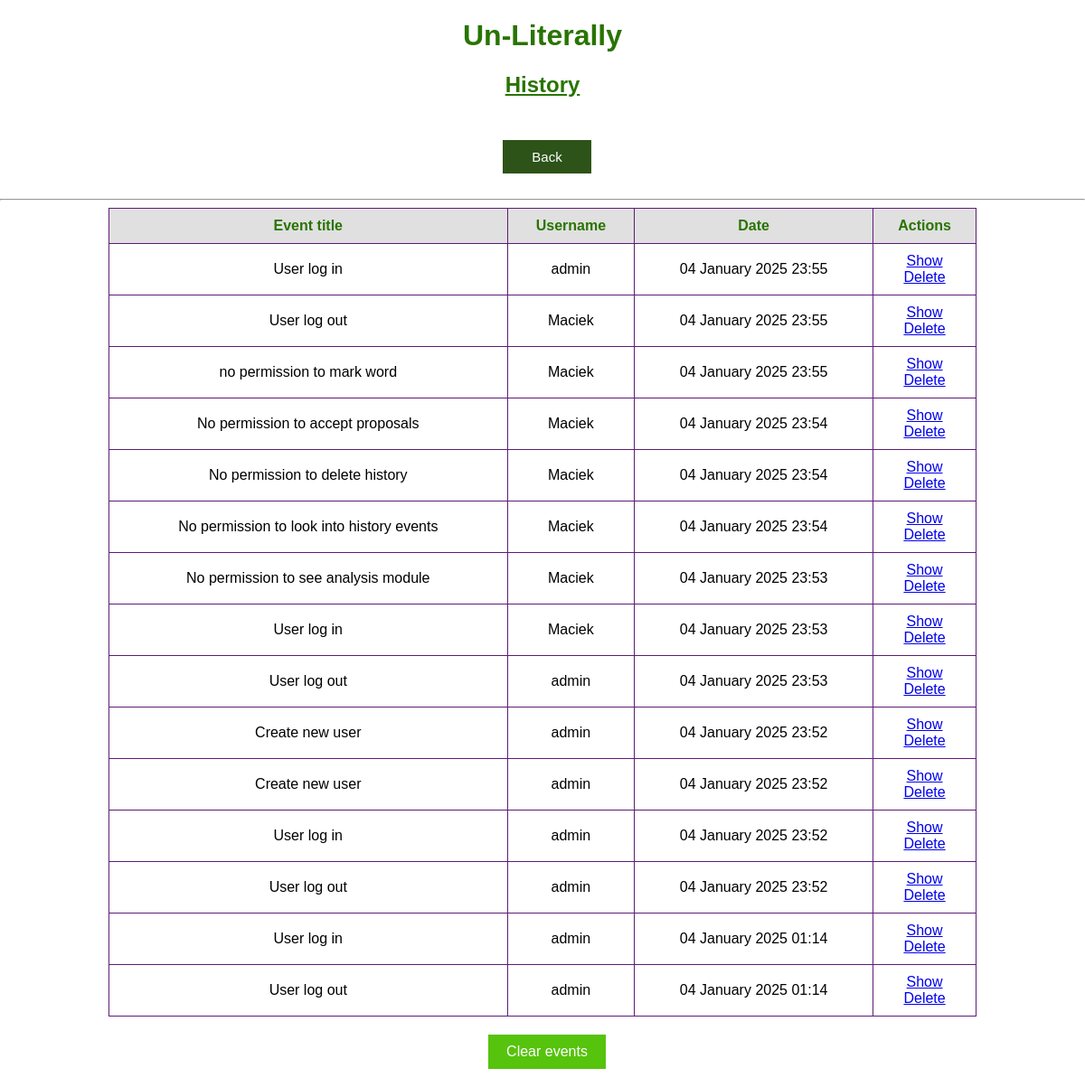
The app's page /history (signed in) with its own data.
### app.py (models this page shows)
class History(db.Model):
    id = db.Column(db.Integer, primary_key=True)
    flag = db.Column(db.String(3), db.ForeignKey('flags.name'))
    date = db.Column(db.DateTime, default=datetime.utcnow)
    title = db.Column(db.String(5000), nullable=False)
    description = db.Column(db.String(5000), nullable=True)
    user = db.Column(db.String(50), nullable=False)

### app.py (the view)
@app.route('/history', methods=['GET'])
@login_required
def history():
    if 1 == current_user.role_id:
        try:
            events = History.query.order_by(History.date.desc()).all()
            return render_template('history.html', events=events)
        except Exception as e:
            title = 'There was an issue getting events'
            log_events(flag='ER?', title=title, description=e)
            return render_template('error_page.html', message=title)
    else:
        title = 'permission to look into history'
        log_events(flag='ER!', title=f'No {title}', description=None)
        return render_template('error_page.html', message=f'You dont have {title}')

### app.py (called while the page is built)
@login_manager.user_loader
def load_user(user_id):
    return User.query.get(user_id)

### templates/history.html (shortened to what this page needs)
{% extends 'base.html' %}
{% block body %}
<div class="name">
    <h1 style="text-align: center; color: #297400; font-family: Arial; font-weight: bold;">Un-Literally</h1>
    <h2 style="text-align: center; color: #297400; text-decoration: underline; font-family: Arial; font-weight: bold;">History</h2>
</div>
<div>
    <div class="container_column">
        <button class="back_button" onclick="window.location='/menu'" style="margin-left: 10px;">Back</button>
    </div>
    <hr>
    <div class="container_row">
        {% if events|length < 1 %}
            <h4 style="text-align: center;">There is no history saved</h4>
        {% else %}
            <table>
                <tr>
                    <th>Event title</th>
                    <th>Username</th>
                    <th>Date</th>
                    <th>Actions</th>
                </tr>
                {% for event in events %}
                    <tr>
                        <td>{% if event.title|length > 150 %}
                            {{ event.title[:150] + ' ...' }}
                        {% else %}
                            {{ event.title }}
                        {% endif %}
                        </td>
                        <td>{{ event.user }}</td>
                        <td>{{ event.date.strftime("%d %B %Y %H:%M") }}</td>
                        <td>
                            <a href="/show/event_{{event.id}}">Show</a>
                            <br>
                            <a href="/delete/event_{{event.id}}">Delete</a>
                        </td>
                    </tr>
                {% endfor %}
            </table>
        {% endif %}
    </div>
</div>
<div class="container_column">
    <button class="accept_button" onclick="window.location='/delete/events'" style="margin-left: 10px;">Clear events</button>
</div>
{% endblock %}

### templates/base.html (shortened to what this page needs)
<!DOCTYPE html>
<html lang="en">
    <head>
        <link rel="stylesheet" href="{{ url_for('static', filename='css/main.css') }}">
    </head>
    <body>
        {% block body %}{% endblock %}
    </body>
</html>

### static/css/main.css (style rules this page uses)
body, html { margin: 0; font-family: sans-serif; background-color: #FFFFFF; }
.name { margin: 0 auto; width: 400px; }
table { border-collapse: collapse; width: 80%; margin: auto; border: 1px solid #5d1c75; }
th, td { padding: 10px; text-align: center; border: 1px solid #5d1c75; }
th { background-color: #e0e0e0; color: #297400; }
.back_button { background-color: #2d5319; border: none; color: white; padding: 10px 32px; text-align: center; text-decoration: none; display: inline-block; font-size: 15px; margin: 7px 0px 0px 0px; cursor: pointer; }
.container_column { display: flex; flex-direction: column; align-items: center; padding: 20px; margin: auto; max-width: 1000px; width: 90%; box-sizing: border-box; }
.container_row { display: flex; justify-content: center; align-items: center; width: 100%; margin: auto; }
button { padding: 10px 20px; font-size: 16px; border: none; cursor: pointer; transition: background-color 0.3s; }
button, input[type="submit"] { padding: 15px 40px; font-size: 18px; border: none; cursor: pointer; transition: background-color 0.3s; }
.accept_button, .back_button_v2 { padding: 10px 20px; font-size: 16px; border: none; cursor: pointer; transition: background-color 0.3s; }
.accept_button { background-color: #56c30d; color: white; }

### records on screen
History: title "User log in", user "admin", date "04 January 2025 23:55"
History: title "User log out", user "Maciek", date "04 January 2025 23:55"
History: title "no permission to mark word", user "Maciek", date "04 January 2025 23:55"
History: title "No permission to accept proposals", user "Maciek", date "04 January 2025 23:54"
History: title "No permission to delete history", user "Maciek", date "04 January 2025 23:54"
History: title "No permission to look into history events", user "Maciek", date "04 January 2025 23:54"
History: title "No permission to see analysis module", user "Maciek", date "04 January 2025 23:53"
History: title "User log in", user "Maciek", date "04 January 2025 23:53"
History: title "User log out", user "admin", date "04 January 2025 23:53"
History: title "Create new user", user "admin", date "04 January 2025 23:52"
History: title "Create new user", user "admin", date "04 January 2025 23:52"
History: title "User log in", user "admin", date "04 January 2025 23:52"
History: title "User log out", user "admin", date "04 January 2025 23:52"
History: title "User log in", user "admin", date "04 January 2025 01:14"
History: title "User log out", user "admin", date "04 January 2025 01:14"
